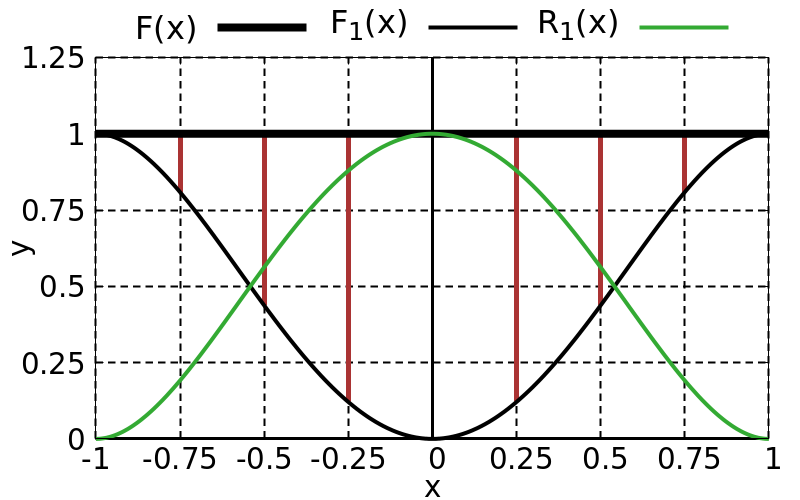

Write the gnuplot code that produced this figure.
load "template/function-plot.gnuplot"

set key outside above

set xrange [-1:1]
set yrange [0:1.25]

set xtics 0.25
set ytics 0.25

f(x,n) = x*x*(1-x*x)**n

set arrow from -0.75,0.80859375, graph 0 to -0.75,1, graph 1 nohead  lw 5 lc "#aa3333"

set arrow from -0.50,0.4375, graph 0 to -0.50,1, graph 1 nohead  lw 5 lc "#aa3333"

set arrow from -0.25,0.12109375, graph 0 to -0.25,1, graph 1 nohead  lw 5 lc "#aa3333"

set arrow from 0.75,0.80859375, graph 0 to 0.75,1, graph 1 nohead  lw 5 lc "#aa3333"

set arrow from 0.50,0.4375, graph 0 to 0.50,1, graph 1 nohead  lw 5 lc "#aa3333"

set arrow from 0.25,0.12109375, graph 0 to 0.25,1, graph 1 nohead  lw 5 lc "#aa3333"

plot \
  1 lc 0 lw 8 title "F(x)", \
  sum [n=0:1] f(x,n) lc 0 lw 4 title "F_1(x)", \
  1 - sum [n=0:1] f(x,n) lc "#33aa33" lw 4 title "R_1(x)"
